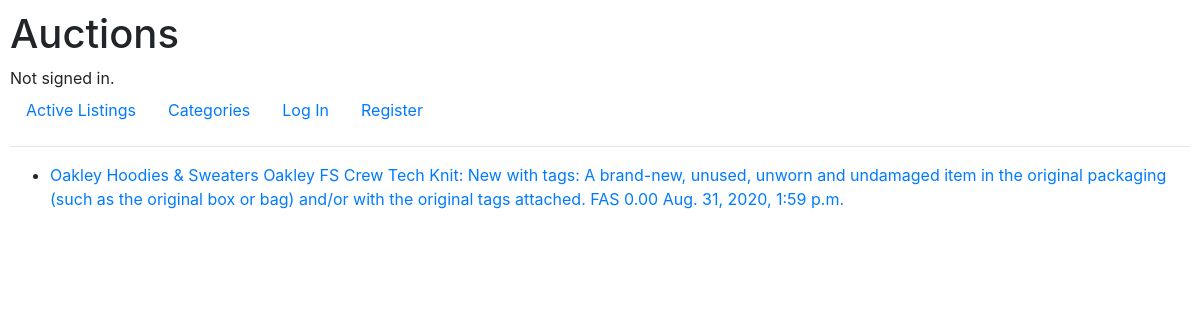
/categories/FAS, run on an earlier commit of the app's database.
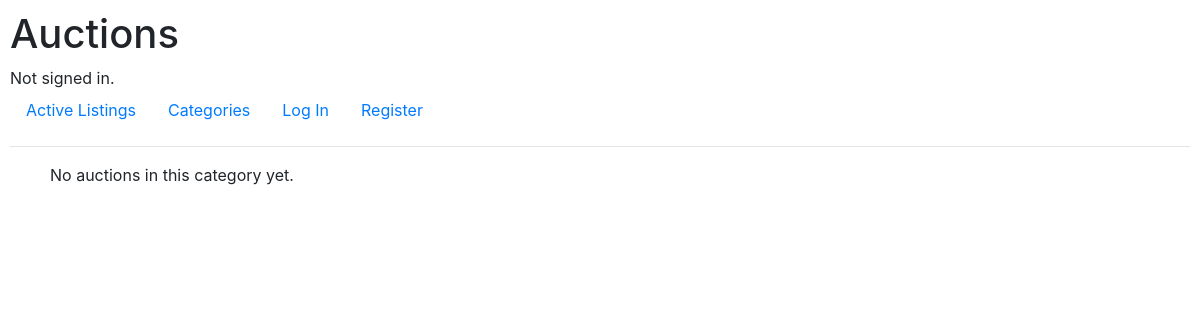
And on a later commit of the database.
### auctions/models.py (models this page shows, shortened)
class Auction(models.Model):
    MOTORS = "MOT"
    FASHINON = "FAS"
    ELECTRONICS = "ELE"
    COLLECTIBLES_ARTS = "ART"
    HOME_GARDES = "HGA"
    SPORTING_GOODS = "SPO"
    TOYS = "TOY"
    BUSSINES_INDUSTRIAL = "BUS"
    MUSIC = "MUS"
    CATEGORY = [
        (MOTORS, "Motors"),
        (FASHINON, "Fashion"),
        (ELECTRONICS, "Electronics"),
        (COLLECTIBLES_ARTS, "Collectibles & Art"),
        (HOME_GARDES, "Home & Garden"),
        (SPORTING_GOODS, "Sporting Goods"),
        (TOYS, "Toys"),
        (BUSSINES_INDUSTRIAL, "Business & Industrial"),
        (MUSIC, "Music"),
    ]
    seller = models.ForeignKey(User, on_delete=models.CASCADE)
    title = models.CharField(max_length=64, blank=False)
    description = models.TextField(blank=True)
    current_price = models.DecimalField(max_digits=11, decimal_places=2, default=0.0)
    category = models.CharField(max_length=3, choices=CATEGORY, default=MOTORS)
    image_url = models.URLField(blank=True)
    publication_date = models.DateTimeField(auto_now_add=True)
    closed = models.BooleanField(default=False)
    class Meta:
        verbose_name = "auction"
        verbose_name_plural = "auctions"

### auctions/views.py (the view)
# urls.py: path("categories", views.categories, name="categories"),
def categories(request, category=None):
    categories = Auction.CATEGORY
    if category is not None:
        if category in [x[0] for x in categories]:
            auctions = Auction.objects.filter(category=category, closed=False)
            return render(request, "auctions/category_auctions.html", {
                "auctions": auctions
            })
        else:
            return HttpResponse("Error - category incorrect")
    return render(request, "auctions/categories.html", {
        "categories": categories
    })

### auctions/templates/auctions/category_auctions.html
{% extends "auctions/layout.html" %}
{% block body %}
    <ul>
        {% for auction in auctions %}
            <li><a href="{% url 'auctions:listing_page' auction_id=auction.id %}"> {{ auction.title }}: {{ auction.description }} {{auction.category}} {{auction.current_price}} {{auction.publication_date}}</a></li>
        {% empty %}
            No auctions in this category yet.
        {% endfor %}
    </ul>
{% endblock %}

What changed in the data, as far as the page shows it:
no longer on this page (row edited): Auction: title "Oakley Hoodies & Sweaters Oakley FS Crew Tech Knit", description "New with tags: A brand-new, unused, unworn and undamaged item in the original packaging (such as the original box or bag) and/or with the original tags attached.", category "FAS", current_price "0.00", publication_date "Aug. 31, 2020, 1:59 p.m."
Also different on the page:
text now shown: "No auctions in this category yet."
